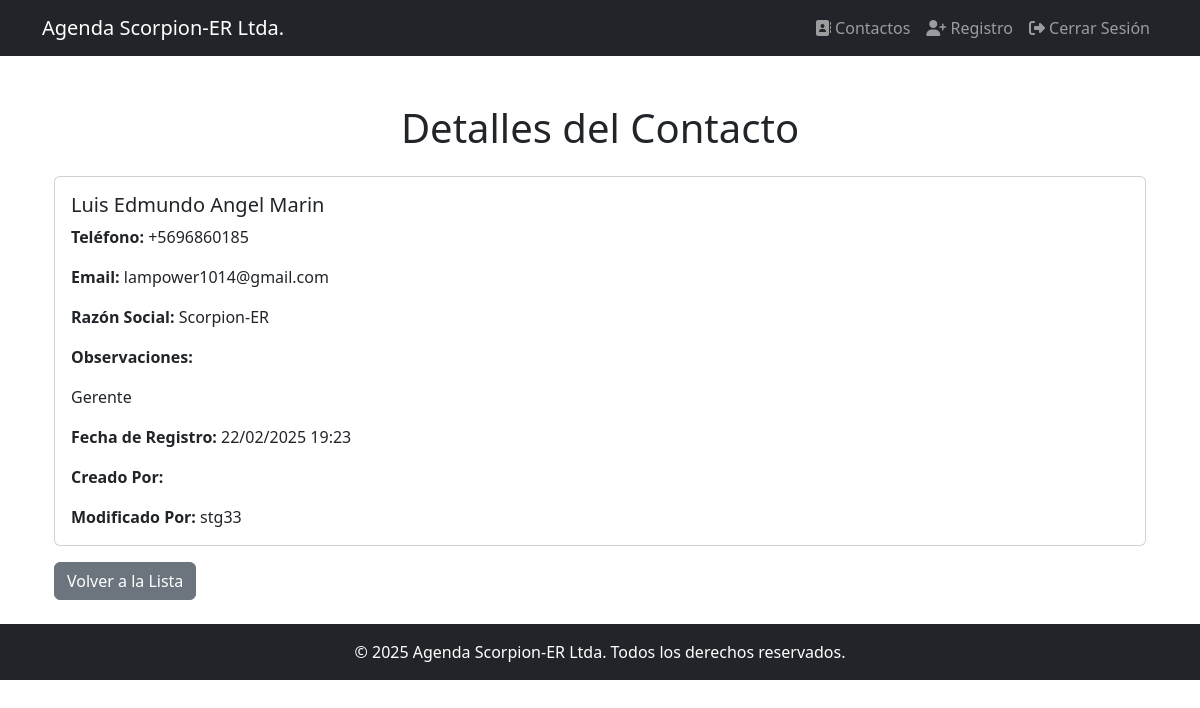
The page /contacts/3/ (signed in) on the database its author committed.
### agenda/models.py (models this page shows, shortened)
class Contact(models.Model):
    nombres = models.CharField(max_length=100)
    apellidos = models.CharField(max_length=100)
    telefono = models.CharField(max_length=15, unique=True) #Teléfono único
    email = models.EmailField(unique=True) # Email único
    razon_social = models.CharField(max_length=100)
    observaciones = models.TextField(blank=True, default="")
    fecha_registro = models.DateTimeField(default=timezone.now)
    creado_por = models.ForeignKey(User, on_delete=models.SET_NULL, null=True, related_name='contactos_creados')
    modificado_por = models.ForeignKey(User, on_delete=models.SET_NULL, null=True, related_name='contactos_modificados')

class User(AbstractUser):
    groups = models.ManyToManyField(
        'auth.Group',
        verbose_name='groups',
        blank=True,
        help_text='The groups this user belongs to. A user will get all permissions granted to each of their groups.',
        related_name="agenda_user_groups",  # related_name único
        related_query_name="user",
    )
    user_permissions = models.ManyToManyField(
        'auth.Permission',
        verbose_name='user permissions',
        blank=True,
        help_text='Specific permissions for this user.',
        related_name="agenda_user_permissions",  # related_name único
        related_query_name="user",
    )

### agenda/views.py (the view)
# urls.py: path('<int:pk>/', contact_detail, name='contact_detail'),
@login_required
def contact_detail(request, pk):
    contact = get_object_or_404(Contact, pk=pk)
    return render(request, 'agenda/contact_detail.html', {'contact': contact})

### agenda/templates/agenda/contact_detail.html (shortened to what this page needs)
{% extends 'base.html' %}
{% block content %}
<div class="container mt-5">
    <h1 class="text-center mb-4">Detalles del Contacto</h1>
    <div class="card">
        <div class="card-body">
            <h5 class="card-title">{{ contact.nombres }} {{ contact.apellidos }}</h5>
            <p class="card-text"><strong>Teléfono:</strong> {{ contact.telefono }}</p>
            <p class="card-text"><strong>Email:</strong> {{ contact.email }}</p>
            <p class="card-text"><strong>Razón Social:</strong> {{ contact.razon_social }}</p>
            <p class="card-text"><strong>Observaciones:</strong> {{ contact.observaciones|linebreaks }}</p>
            <p class="card-text"><strong>Fecha de Registro:</strong> {{ contact.fecha_registro|date:"d/m/Y H:i" }}</p>
            <p class="card-text"><strong>Creado Por:</strong> {{ contact.creado_por.username }}</p>
            <p class="card-text"><strong>Modificado Por:</strong> {{ contact.modificado_por.username|default:"No modificado" }}</p>
        </div>
    </div>
    <div class="mt-3">
        <a href="{% url 'contact_list' %}" class="btn btn-secondary">Volver a la Lista</a>
    </div>
</div>
{% endblock %}

### rows shown on the page
Contact: nombres "Luis Edmundo", apellidos "Angel Marin", telefono "+5696860185", email "lampower1014@gmail.com", razon_social "Scorpion-ER", observaciones "Gerente", fecha_registro "22/02/2025 19:23", modificado_por.username "stg33"
